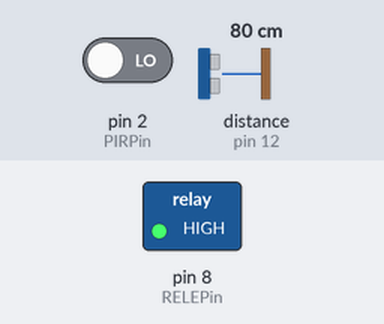
Recording of a sketch running on a simulated Arduino Uno, built with avr-gcc and run on an emulated ATmega328P. Parts: switched loads named in the sketch (green lamp = pin HIGH). The inputs (shaded band) are chosen by the test bench; at power-on: pin 2 (PIRPin) LOW, distance to the obstacle (sensor on pin 12) 80 cm. The echo pulse lasts 58.3 µs per cm; what the sketch prints to the serial monitor is not drawn.

Above: at 1.2 s.
1.3 s: pin 2 (PIRPin) driven HIGH
At 1.7 s:
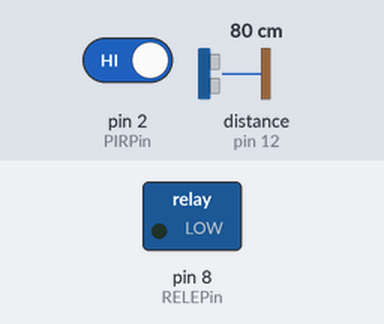
2.8 s: pin 2 (PIRPin) driven LOW
At 3.2 s:
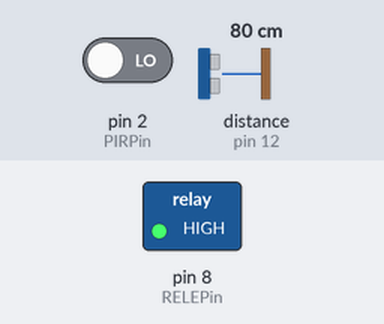
Timing chart, 0 to 5.8 s (numbered marks = the images above; inputs shaded):
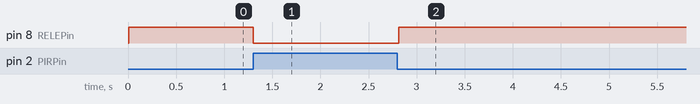

The sketch:

edades_ard3.ino
```cpp
#include <Ultrasonic.h>

const int PIRPin = 2; //  pin detector de movimiento
const int RELEPin = 8;      //   pin    Relé
Ultrasonic ultrasonic(11, 12);  // pins ultrasonido para el trigger y el echo respectivamente
int cm; // // crea   para la salida en cm de la lectura de ultrasonidos


void setup() {
  Serial.begin(9600);  // inicializa puerto serial
  pinMode(RELEPin, OUTPUT); // activa pin de salida
  pinMode(PIRPin, INPUT);  // activa puerto de entrada

}

void loop() {
  cm = ultrasonic.distanceRead(); // convierte la lectura en tiempo del sensor en centimetros
  int value = digitalRead(PIRPin); //  valor para la lectura del detector de movimiento

Serial.println(cm); //envia el valor de cm por el puerto serie a Prossecing


if ((cm >= 140) && (cm <= 190)) { // condicional para el sensor de ultrasonido
    digitalWrite(RELEPin, HIGH);  // apaga el relé
    delay(10);
    //Serial.println("persona detectada");
  }
  else if (value == HIGH) { // condicional para el valor del detector de movimiento + fuera de rango del ultrasonido
    digitalWrite(RELEPin, LOW); // enciende el relé
    //Serial.println("persona entrando");
    delay(10);
  }

  else {
 digitalWrite(RELEPin, HIGH); // apaga el relé
        //Serial.println("nadie");

  }
}
```

Measured:
- after the input at 1.3 s, pin 8 (RELEPin): HIGH → LOW at once
- after the input at 2.8 s, pin 8 (RELEPin): LOW → HIGH at once
